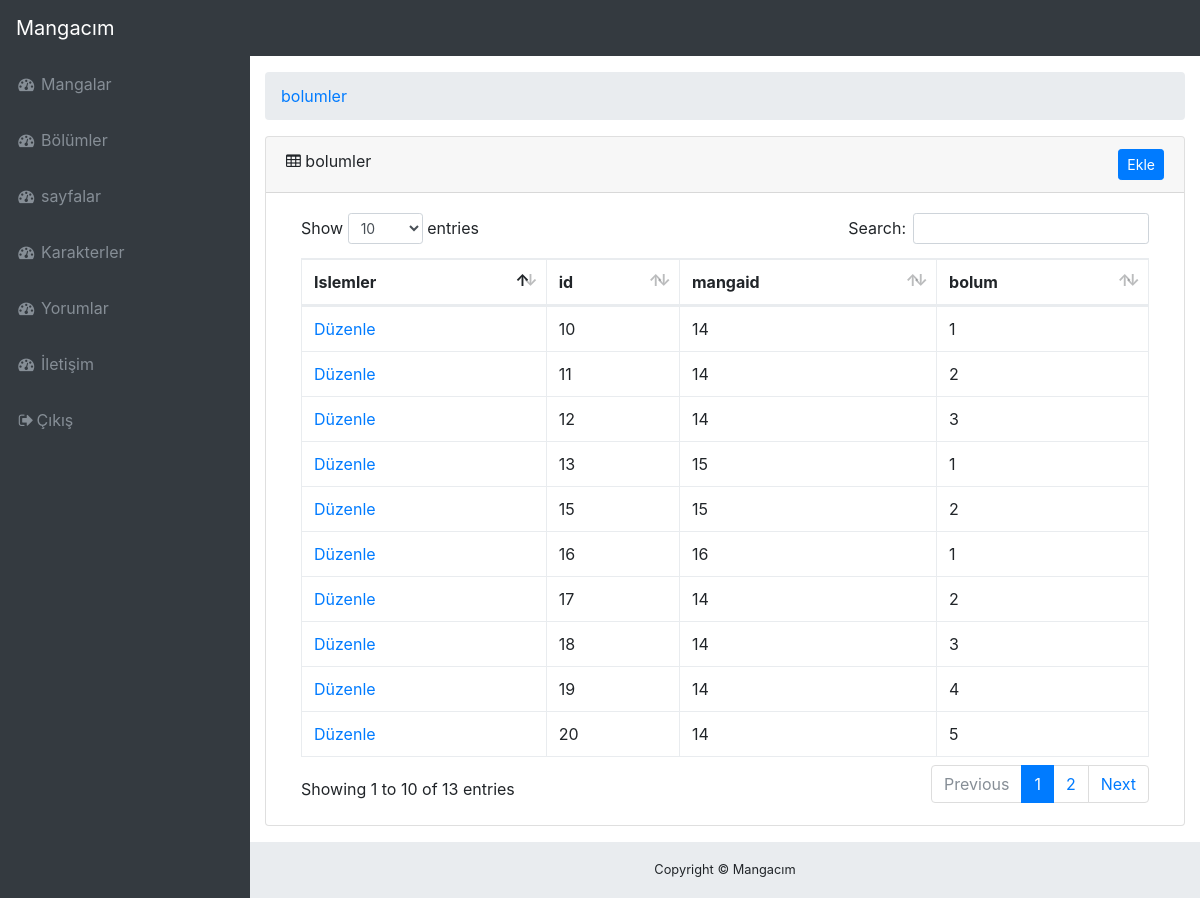
The app's page /Panel/index.php?page=bolumler with its own data.
### tables this page shows
CREATE TABLE `bolumler` (
  `id` int(11) NOT NULL,
  `mangaid` int(11) NOT NULL,
  `bolum` int(11) NOT NULL
);

### Panel/bolumler/index.php (the view)
<div class="card mb-3">
       <div class="card-header">
         <i class="fa fa-table"></i> bolumler <a href="?page=bolumler&func=create" class="btn btn-primary btn-sm pull-right">Ekle</a></div>
       <div class="card-body">
         <div class="table-responsive">
           <table class="table table-bordered" id="dataTable" width="100%" cellspacing="0">
             <thead>
               <tr><th>Islemler</th>
			<th>id</th><th>mangaid</th><th>bolum</th>
               </tr>
             </thead>
             <tbody>
		<?php
			   include "dbConnect.php";
			   $sql = "SELECT * FROM bolumler";
				$result = $conn->query($sql);
			   if ($result->num_rows > 0) {
				while($row = $result->fetch_assoc()) {
				echo "<tr><td><a href=\"?page=bolumler&func=edit&id=".$row["id"]."\">Düzenle</a></td></td><td>".$row['id']."</td><td>".$row['mangaid']."</td><td>".$row['bolum']."</td></tr>";
				}
			} else {
				echo "0 Sonuç";
			}
			?>
             </tbody>
           </table>
         </div>
       </div>

### Panel/index.php (shortened to what this page needs)
<html lang="tr">
<head>
  <link href="vendor/bootstrap/css/bootstrap.min.css" rel="stylesheet">
  <link href="vendor/font-awesome/css/font-awesome.min.css" rel="stylesheet" type="text/css">
  <link href="vendor/datatables/dataTables.bootstrap4.css" rel="stylesheet">
  <link href="css/sb-admin.css" rel="stylesheet">
</head>
<body class="fixed-nav sticky-footer bg-dark" id="page-top">
 <nav class="navbar navbar-expand-lg navbar-dark bg-dark fixed-top" id="mainNav">
    <a class="navbar-brand" href="/Panel">Mangacım</a>
    <div class="collapse navbar-collapse" id="navbarResponsive">
      <ul class="navbar-nav navbar-sidenav" id="exampleAccordion">
	  <?php
	  include 'menu.php';
	  ?>
        <li class="nav-item">
          <a class="nav-link" data-toggle="modal" data-target="#exampleModal">
            <i class="fa fa-fw fa-sign-out"></i>Çıkış</a>
        </li>
      </ul>
    </div>
  </nav>
   <div class="content-wrapper">
    <div class="container-fluid">
     <?php
	 $page=@$_GET["page"];
	 $func=@$_GET["func"];
	 if($_GET!=NULL){
		 if($func!=null){
			 echo '  <ol class="breadcrumb">
        <li class="breadcrumb-item">
          <a href="/Panel/?page='.$page.'">'.$page.'</a>
        </li>
        <li class="breadcrumb-item active">'.$func.'</li>
      </ol>';
				$success = @include $page.'/'.$func.'.php';
				if (!$success) {
					echo 'Bu sayfa mevcut degildir.';
				}
		 }else{
			 if($page!=null){
				  echo '  <ol class="breadcrumb">
        <li class="breadcrumb-item">
          <a href="#">'.$page.'</a>
        </li>
      </ol>';			$success2 = @include $page.'/index.php';
			 }
		 }
	 }
	 ?>
      </div>
    </div>
    <footer class="sticky-footer">
      <div class="container">
        <div class="text-center">
          <small>Copyright © Mangacım</small>
        </div>
      </div>
    </footer>
  </div>
</body>
</html>

### Panel/menu.php
<li class="nav-item" data-toggle="tooltip" data-placement="right" title="mangalar">
        <a class="nav-link" href="?page=mangalar">
          <i class="fa fa-fw fa-dashboard"></i>
          <span class="nav-link-text">Mangalar</span>
        </a>
  </li>
<li class="nav-item" data-toggle="tooltip" data-placement="right" title="bolumler">
        <a class="nav-link" href="?page=bolumler">
          <i class="fa fa-fw fa-dashboard"></i>
          <span class="nav-link-text">Bölümler</span>
        </a>
  </li>   <li class="nav-item" data-toggle="tooltip" data-placement="right" title="sayfalar">
        <a class="nav-link" href="?page=sayfalar">
          <i class="fa fa-fw fa-dashboard"></i>
          <span class="nav-link-text">sayfalar</span>
        </a>
  </li>
  </li>  <li class="nav-item" data-toggle="tooltip" data-placement="right" title="karakterler">
        <a class="nav-link" href="?page=karakterler">
          <i class="fa fa-fw fa-dashboard"></i>
          <span class="nav-link-text">Karakterler</span>
        </a>
  </li> <li class="nav-item" data-toggle="tooltip" data-placement="right" title="yorumlar">
        <a class="nav-link" href="?page=yorumlar">
          <i class="fa fa-fw fa-dashboard"></i>
          <span class="nav-link-text">Yorumlar</span>
        </a>
  </li><li class="nav-item" data-toggle="tooltip" data-placement="right" title="iletisim">
        <a class="nav-link" href="?page=iletisim">
          <i class="fa fa-fw fa-dashboard"></i>
          <span class="nav-link-text">İletişim</span>
        </a>

### Panel/css/sb-admin.css (style rules this page uses)
html { position: relative; min-height: 100%; }
body { overflow-x: hidden; }
body.sticky-footer { margin-bottom: 56px; }
body.sticky-footer .content-wrapper { min-height: calc(100vh - 56px - 56px); }
body.fixed-nav { padding-top: 56px; }
.content-wrapper { min-height: calc(100vh - 56px); padding-top: 1rem; }
#mainNav .navbar-collapse { overflow: auto; max-height: 75vh; }
#mainNav .navbar-collapse .navbar-nav .nav-item .nav-link { cursor: pointer; }
@media (min-width: 992px) { #mainNav .navbar-brand { width: 250px; } }
@media (min-width: 992px) { #mainNav .navbar-collapse { overflow: visible; max-height: none; } }
@media (min-width: 992px) { #mainNav .navbar-collapse .navbar-sidenav { position: absolute; top: 0; left: 0; overflow-x: hidden; overflow-y: auto; -webkit-flex-direction: column; -ms-flex-direction: column; flex-direction: column; margin-top: 56px; } }
@media (min-width: 992px) { #mainNav .navbar-collapse .navbar-sidenav > .nav-item { width: 250px; padding: 0; } }
@media (min-width: 992px) { #mainNav .navbar-collapse .navbar-sidenav > .nav-item > .nav-link { padding: 1em; } }
@media (min-width: 992px) { #mainNav.fixed-top .navbar-sidenav { height: calc(100vh - 112px); } }
.content-wrapper { overflow-x: hidden; background: white; }
@media (min-width: 992px) { .content-wrapper { margin-left: 250px; } }
#mainNav.navbar-dark .navbar-collapse .navbar-sidenav > .nav-item > .nav-link { color: #868e96; }
@media (min-width: 992px) { #mainNav.navbar-dark .navbar-collapse .navbar-sidenav { background: #343a40; } }
footer.sticky-footer { position: absolute; right: 0; bottom: 0; width: 100%; height: 56px; background-color: #e9ecef; line-height: 55px; }
@media (min-width: 992px) { footer.sticky-footer { width: calc(100% - 250px); } }

### records on screen
bolumler: id "10", mangaid "14", bolum "1"
bolumler: id "11", mangaid "14", bolum "2"
bolumler: id "12", mangaid "14", bolum "3"
bolumler: id "13", mangaid "15", bolum "1"
bolumler: id "15", mangaid "15", bolum "2"
bolumler: id "16", mangaid "16", bolum "1"
bolumler: id "17", mangaid "14", bolum "2"
bolumler: id "18", mangaid "14", bolum "3"
bolumler: id "19", mangaid "14", bolum "4"
bolumler: id "20", mangaid "14", bolum "5"

### other values on screen
$page "bolumler"
